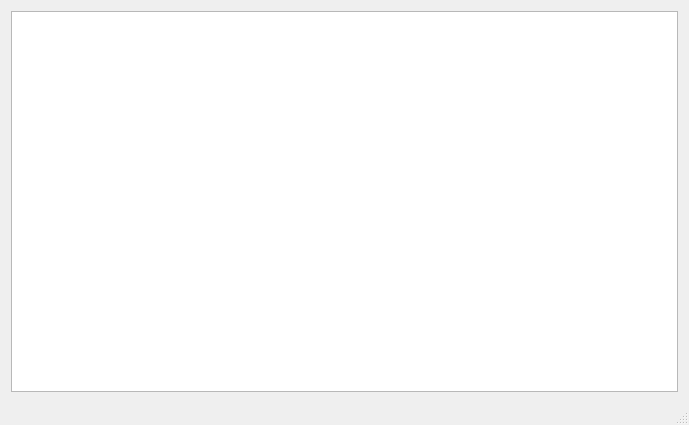
<?xml version="1.0" encoding="UTF-8"?>
<ui version="4.0">
 <class>MainWindow</class>
 <widget class="QMainWindow" name="MainWindow">
  <property name="geometry">
   <rect>
    <x>0</x>
    <y>0</y>
    <width>689</width>
    <height>425</height>
   </rect>
  </property>
  <property name="windowTitle">
   <string>Graph Demo</string>
  </property>
  <widget class="QWidget" name="centralWidget">
   <layout class="QVBoxLayout" name="verticalLayout">
    <item>
     <widget class="QGraphicsView" name="mainGraphicsView"/>
    </item>
   </layout>
  </widget>
  <widget class="QStatusBar" name="statusBar"/>
 </widget>
 <layoutdefault spacing="6" margin="11"/>
 <resources/>
 <connections/>
</ui>
